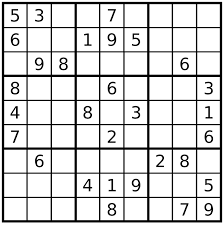
#> input picture ip exp2/ip exp2/soduku1.png, 224 x 225 px
$ jupyter execute --allow-errors EX2.ipynb
#> lines starting #> are read from the running program, lines starting #| are printed output that depends on the picture; after the words box and inside, x2 and y2 are one past the last pixel; in counts of white or black regions, pixels touching at a corner belong together
[cell 1]
import cv2
import numpy as np

[cell 2]
image = cv2.imread('soduku1.png')
#> image is the input picture: shape (225, 224, 3); min 0, max 255, mean 215.1
gray = cv2.cvtColor(image, cv2.COLOR_BGR2GRAY)
edges = cv2.Canny(gray, 50, 150, apertureSize=3)
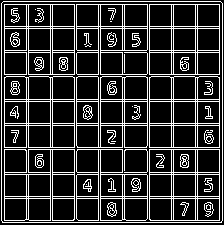
#> edges: shape (225, 224); 19.4% white in thin lines or dots
lines = cv2.HoughLines(edges, 1, np.pi / 180, 200)
#> lines = 38 rows, first 8: [222, 1.57], [1, 0], [222, 0], [1, 1.57], [4, 0], [50, 0], [52, 0], [98, 0]
if lines is not None:
    for rho, theta in lines[:, 0]:
        a = np.cos(theta)
        b = np.sin(theta)
        x0 = a * rho
        y0 = b * rho
        x1 = int(x0 + 1000 * (-b))
        y1 = int(y0 + 1000 * (a))
        x2 = int(x0 - 1000 * (-b))
        y2 = int(y0 - 1000 * (a))
        cv2.line(image, (x1, y1), (x2, y2), (0, 0, 255), 2)
#> this loop made 38 passes
#> (rho, theta, a, b, x0, y0, x1, y1) on passes 1, 2, 3, 5, 6, 7, 8, 9, 10, 11, 12, 13: (222, 1.57, -4.37e-08, 1, -9.7e-06, 222, -1000, 221), (1, 0, 1, 0, 1, 0, 1, 1000), (222, 0, 1, 0, 222, 0, 222, 1000), (4, 0, 1, 0, 4, 0, 4, 1000), (50, 0, 1, 0, 50, 0, 50, 1000), (52, 0, 1, 0, 52, 0, 52, 1000), (98, 0, 1, 0, 98, 0, 98, 1000), (100, 0, 1, 0, 100, 0, 100, 1000), (171, 0, 1, 0, 171, 0, 171, 1000), (173, 0, 1, 0, 173, 0, 173, 1000), (195, 0, 1, 0, 195, 0, 195, 1000), (197, 0, 1, 0, 197, 0, 197, 1000)
#> (rho, theta, b, x0, y0, x1, y1, x2) on pass 4: (1, 1.57, 1, -4.37e-08, 1, -1000, 0, 999)
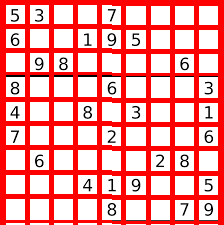
#> image: shape (225, 224, 3); mean B, G, R 147.6, 147.6, 247.3


cv2.destroyAllWindows()
cv2.imshow('LINE', image)
cv2.waitKey(0)
cv2.destroyAllWindows()

[cell 3]
image = cv2.imread('shapes.png')
#> (the rest of this cell did not finish here and is left out)

[cell 4]
image = cv2.imread('egg.jpeg')
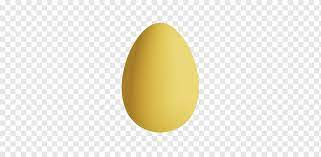
#> input picture ip exp2/ip exp2/egg.jpeg, 321 x 157 px
#> image is the input picture: shape (157, 321, 3); mean B, G, R 220.6, 233.8, 237.5
gray = cv2.cvtColor(image, cv2.COLOR_BGR2GRAY)
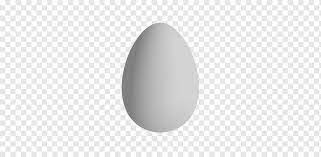
#> gray: shape (157, 321); min 101, max 255, mean 233.4
edges = cv2.Canny(gray, 100, 200)
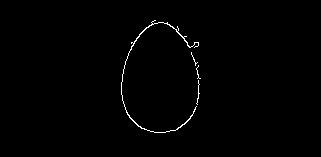
#> edges: shape (157, 321); 0.75% white in thin lines or dots, all inside (x1, y1, x2, y2) = (121, 20, 201, 133)
contours, _ = cv2.findContours(edges, cv2.RETR_EXTERNAL, cv2.CHAIN_APPROX_SIMPLE)
#> contours = 4 contours, 3 with area under 20; largest, box (x1, y1, x2, y2) and area: (121, 20, 199, 133) 72
for contour in contours:
    if len(contour) >= 5:
        ellipse = cv2.fitEllipse(contour)
        cv2.ellipse(image, ellipse, (255, 0, 0), 2)
#> this loop made 4 passes
#> ellipse on passes 1 to 4: ((197.2, 92.51), (3.25, 21.18), 5.12), ((188.8, 76.54), (17.88, 23.36), 165.7), ((199.1, 40.44), (19.67, 51.81), 176.4), ((161.1, 78.95), (79.46, 110.9), 3.64)
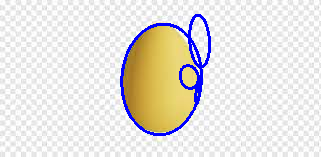
#> image: shape (157, 321, 3); 2.91% of pixels changed, all inside (x1, y1, x2, y2) = (120, 14, 211, 136)
cv2.imshow('ELLIPSE', image)
cv2.waitKey(0)
cv2.destroyAllWindows()
